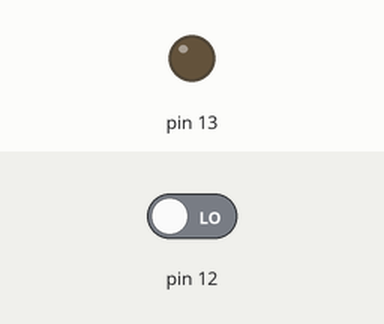
Bench run of a sketch on a simulated Arduino Uno, built with avr-gcc and run on an emulated ATmega328P. Parts: output pins drawn as LEDs (lit = HIGH). The test bench sets the inputs (shaded band); at power-on: pin 12 LOW. EEPROM starts erased.

Above: at 1.2 s.
1.3 s: pin 12 driven HIGH
At 2.5 s:
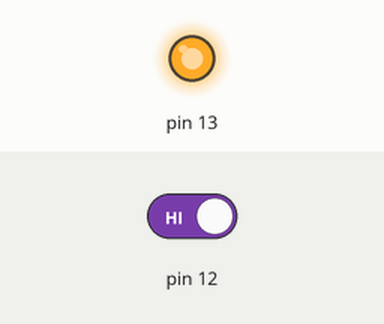
2.8 s: pin 12 driven LOW
At 3.6 s:
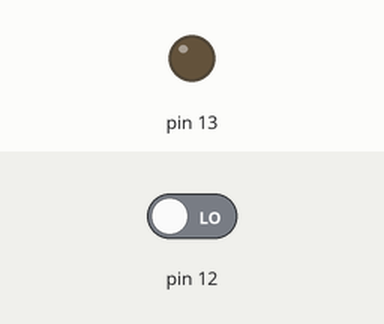
Timing chart, 0 to 5.8 s (numbered marks = the images above; inputs shaded):
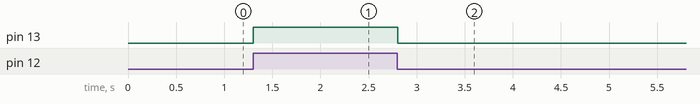

The sketch:

eeprom2.ino
```cpp
#include<EEPROM.h>
int k=0,buttonstate;

void setup()
{
  pinMode(12,INPUT);
pinMode(13,OUTPUT);
   k=EEPROM.read(0);
if(k==1)
{
  digitalWrite(13,1);
  EEPROM.write(0,1);
  }
  else if(k==0)
  {
    digitalWrite(13,0);
    EEPROM.write(0,0);
    }
}

void loop() {
   int buttonstate=digitalRead(12);
   if (buttonstate==1)
   {
    digitalWrite(13,1);
    EEPROM.write(0,1);
    }
else if(buttonstate==0)
{
digitalWrite(13,0);
EEPROM.write(0,0);
    }

}
```

Measured:
- after the input at 1.3 s, pin 13: LOW → HIGH at once
- after the input at 2.8 s, pin 13: HIGH → LOW at once
